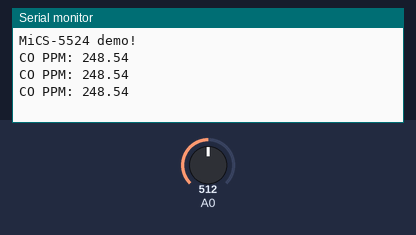
The sketch below on a simulated Arduino Uno, built with avr-gcc and run on an emulated ATmega328P. On the bench: the last lines printed to the serial monitor. The test bench sets the inputs (shaded band); at power-on: A0 = 512.

Above: at 1.3 s.
1.4 s: A0 set to 716
At 1.9 s:
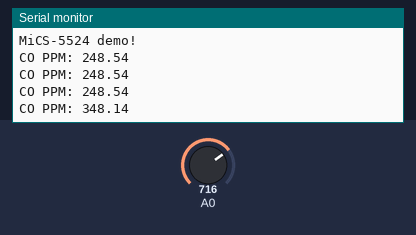
2.9 s: A0 set to 900
At 3.4 s:
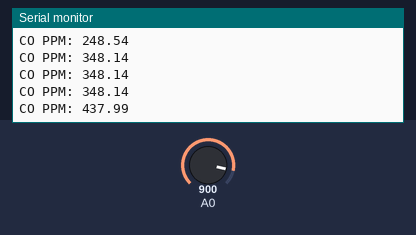
Timing chart, 0 to 5.9 s (numbered marks = the images above; inputs shaded):
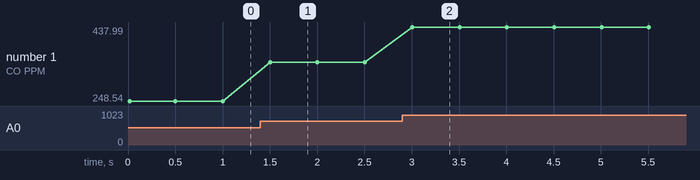

Measured:
- after the input at 1.4 s, the serial monitor: prints a new line after 0.10 s (image 1)
- after the input at 2.9 s, the serial monitor: prints a new line after 0.10 s (image 2)
- plotted number 1: 248.54 → 348.14 after the input at 1.4 s, 348.14 → 437.99 after the input at 2.9 s

The sketch:

read_voc.ino
```cpp
void setup() {
  Serial.begin(9600);
  Serial.println("MiCS-5524 demo!");
}

void loop() {
  float reading = analogRead(A0);
  reading = ((reading - 3) / 1024 * 500) ;
  Serial.print("CO PPM: ");
  Serial.println(reading);

  delay(500);
}

// For this one you'll want to to publish the raw output,
// and use grafana to calculate the implied other values
```
